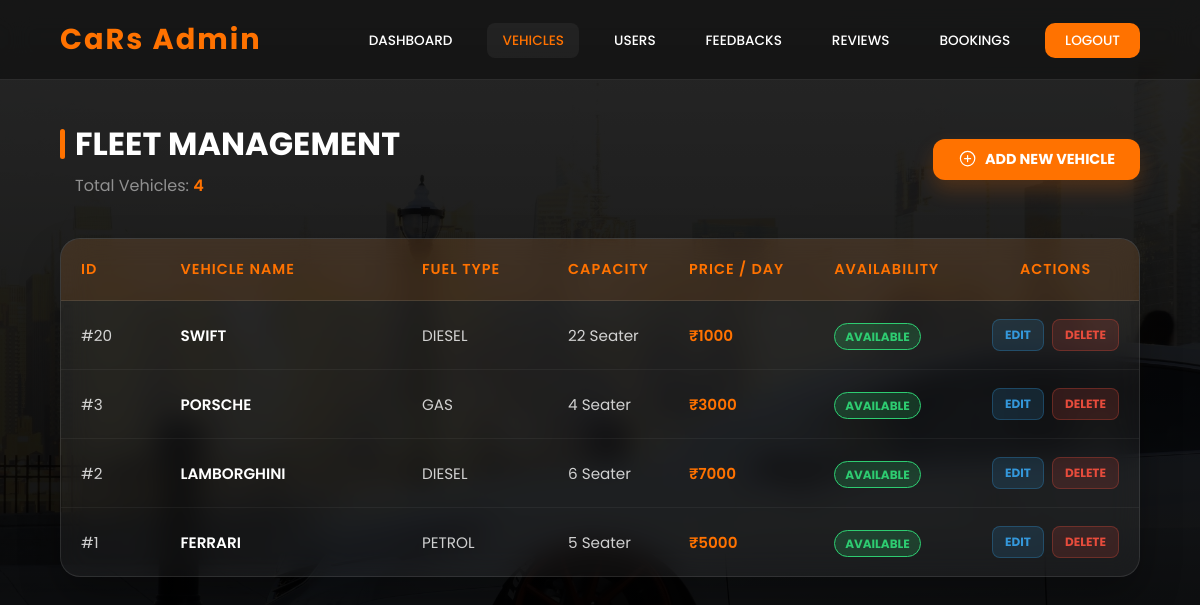
The app's page /adminvehicle.php with its own data.
### tables this page shows
CREATE TABLE `cars` (
  `CAR_ID` int(11) NOT NULL,
  `CAR_NAME` varchar(255) NOT NULL,
  `FUEL_TYPE` varchar(255) NOT NULL,
  `CAPACITY` int(11) NOT NULL,
  `PRICE` int(11) NOT NULL,
  `CAR_IMG` varchar(255) NOT NULL,
  `AVAILABLE` varchar(255) NOT NULL
);

### adminvehicle.php (the view, shortened to what this page needs)
<!DOCTYPE html>
<html lang="en">
<head>
    <link rel="stylesheet" href="css/admindash.css?v=<?php echo time(); ?>">
</head>
<body>
    <?php
    require_once('connection.php');
    $query = "SELECT * FROM cars ORDER BY CAR_ID DESC";
    $queryy = mysqli_query($con, $query);
    $num = mysqli_num_rows($queryy);
    ?>
    <header class="navbar">
        <div class="logo-container">
            <h2 class="logo">CaRs Admin</h2>
        </div>
        <nav>
            <ul class="nav-links">
                <li><a href="admindash.php">DASHBOARD</a></li>
                <li><a href="adminvehicle.php" class="active">VEHICLES</a></li>
                <li><a href="adminusers.php">USERS</a></li>
                <li><a href="adminfeedbacks.php">FEEDBACKS</a></li>
                <li><a href="adminreviews.php">REVIEWS</a></li>
                <li><a href="adminbook.php">BOOKINGS</a></li>
                <li><a href="index.php" class="logout-btn">LOGOUT</a></li>
            </ul>
        </nav>
    </header>
    <main class="container">
        <div class="section-header">
            <div>
                <h1 class="section-title">FLEET MANAGEMENT</h1>
                <p style="color: rgba(255,255,255,0.5); padding-left: 15px; margin-top: 5px;">Total Vehicles: <span
                        style="color: var(--primary); font-weight: 600;"><?php echo $num; ?></span></p>
            </div>
            <a href="addcar.php" class="add-car-btn">
                <ion-icon name="add-circle-outline" style="font-size: 1.2rem;"></ion-icon>
                ADD NEW VEHICLE
            </a>
        </div>
        <div class="table-container">
            <table class="content-table">
                <thead>
                    <tr>
                        <th width="10%">ID</th>
                        <th width="25%">VEHICLE NAME</th>
                        <th width="15%">FUEL TYPE</th>
                        <th width="10%">CAPACITY</th>
                        <th width="15%">PRICE / DAY</th>
                        <th width="15%">AVAILABILITY</th>
                        <th width="15%" style="text-align: center;">ACTIONS</th>
                    </tr>
                </thead>
                <tbody>
                    <?php
                    while ($res = mysqli_fetch_array($queryy)) {
                        ?>
                        <tr>
                            <td>#<?php echo $res['CAR_ID']; ?></td>
                            <td style="font-weight: 600; color: #fff;"><?php echo strtoupper($res['CAR_NAME']); ?></td>
                            <td><?php echo strtoupper($res['FUEL_TYPE']); ?></td>
                            <td><?php echo $res['CAPACITY']; ?> Seater</td>
                            <td style="color: var(--primary); font-weight: 600;">₹<?php echo $res['PRICE']; ?></td>
                            <td>
                                <?php if ($res['AVAILABLE'] == 'Y'): ?>
                                    <span class="status-badge status-yes">AVAILABLE</span>
                                <?php else: ?>
                                    <span class="status-badge status-no">BUSY</span>
                                <?php endif; ?>
                            </td>
                            <td style="text-align: center;">
                                <div class="action-btn-group">
                                    <a href="editcar.php?id=<?php echo $res['CAR_ID'] ?>" class="edit-btn">EDIT</a>
                                    <a href="deletecar.php?id=<?php echo $res['CAR_ID'] ?>" class="delete-btn"
                                        onclick="return confirm('Remove this vehicle from fleet?')">DELETE</a>
                                </div>
                            </td>
                        </tr>
                    <?php } ?>
                </tbody>
            </table>
        </div>
    </main>
</body>
</html>

### css/admindash.css (style rules this page uses)
:root { --primary: #ff7200; --primary-hover: #e66700; --bg-dark: #121212; --text-light: #ffffff; --glass-bg: rgba(255, 255, 255, 0.05); --glass-border: rgba(255, 255, 255, 0.1); --glass-blur: blur(15px); --transition: all 0.3s cubic-bezier(0.4, 0, 0.2, 1); }
* { margin: 0; padding: 0; box-sizing: border-box; font-family: 'Poppins', sans-serif; }
body { background: linear-gradient(rgba(0, 0, 0, 0.85), rgba(0, 0, 0, 0.95)), url("../images/carbg2.jpg"); background-position: center; background-size: cover; background-attachment: fixed; color: var(--text-light); min-height: 100vh; }
.navbar { width: 100%; height: 80px; padding: 0 5%; display: flex; justify-content: space-between; align-items: center; position: fixed; top: 0; z-index: 1000; background: rgba(0, 0, 0, 0.4); backdrop-filter: var(--glass-blur); border-bottom: 1px solid var(--glass-border); }
.logo-container .logo { color: var(--primary); font-size: 1.8rem; font-weight: 700; letter-spacing: 2px; }
.nav-links { display: flex; align-items: center; list-style: none; gap: 20px; }
.nav-links li a { text-decoration: none; color: var(--text-light); font-size: 0.85rem; font-weight: 500; padding: 8px 15px; border-radius: 8px; transition: var(--transition); }
.nav-links li a:hover, .nav-links li a.active { background: var(--glass-bg); color: var(--primary); }
.logout-btn { background: var(--primary); color: #fff !important; padding: 8px 20px !important; border-radius: 10px !important; }
.container { padding: 120px 5% 50px; }
.section-header { display: flex; justify-content: space-between; align-items: center; margin-bottom: 40px; }
.section-title { font-size: 2rem; font-weight: 700; color: #fff; position: relative; padding-left: 15px; }
.section-title::before { content: ''; position: absolute; left: 0; top: 50%; transform: translateY(-50%); width: 5px; height: 30px; background: var(--primary); border-radius: 10px; }
.table-container { background: var(--glass-bg); backdrop-filter: var(--glass-blur); border: 1px solid var(--glass-border); border-radius: 20px; overflow: hidden; box-shadow: 0 20px 40px rgba(0, 0, 0, 0.3); }
.content-table { width: 100%; border-collapse: collapse; text-align: left; }
.content-table thead tr { background: rgba(255, 114, 0, 0.1); border-bottom: 1px solid var(--glass-border); }
.content-table th { padding: 20px; font-size: 0.9rem; font-weight: 600; color: var(--primary); text-transform: uppercase; letter-spacing: 1px; }
.content-table td { padding: 18px 20px; font-size: 0.95rem; color: rgba(255, 255, 255, 0.8); border-bottom: 1px solid rgba(255, 255, 255, 0.05); }
.content-table tbody tr:last-child td { border-bottom: none; }
.action-btn-group { display: flex; justify-content: center; gap: 8px; }
.edit-btn, .delete-btn { display: inline-flex; align-items: center; justify-content: center; padding: 6px 12px; border-radius: 8px; text-decoration: none; font-size: 0.75rem; font-weight: 700; transition: all 0.3s ease; text-transform: uppercase; border: 1px solid transparent; }
.edit-btn { background: rgba(52, 152, 219, 0.15); color: #3498db; border-color: rgba(52, 152, 219, 0.3); }
.delete-btn { background: rgba(231, 76, 60, 0.15); color: #e74c3c; border-color: rgba(231, 76, 60, 0.3); }

### adminvehicle.php (style rules this page uses)
.add-car-btn { background: var(--primary); color: #fff; padding: 10px 25px; border-radius: 12px; text-decoration: none; font-weight: 700; font-size: 0.9rem; transition: var(--transition); display: inline-flex; align-items: center; gap: 8px; box-shadow: 0 10px 20px rgba(255, 114, 0, 0.2); }
.status-badge { padding: 4px 10px; border-radius: 50px; font-size: 0.75rem; font-weight: 700; }
.status-yes { background: rgba(46, 204, 113, 0.2); color: #2ecc71; border: 1px solid #2ecc71; }

### records on screen
cars: CAR_ID "20", CAR_NAME "SWIFT", FUEL_TYPE "DIESEL", CAPACITY "22", PRICE "1000", AVAILABLE "AVAILABLE"
cars: CAR_ID "3", CAR_NAME "PORSCHE", FUEL_TYPE "GAS", CAPACITY "4", PRICE "3000", AVAILABLE "AVAILABLE"
cars: CAR_ID "2", CAR_NAME "LAMBORGHINI", FUEL_TYPE "DIESEL", CAPACITY "6", PRICE "7000", AVAILABLE "AVAILABLE"
cars: CAR_ID "1", CAR_NAME "FERRARI", FUEL_TYPE "PETROL", CAPACITY "5", PRICE "5000", AVAILABLE "AVAILABLE"

### other values on screen
$num "4"
